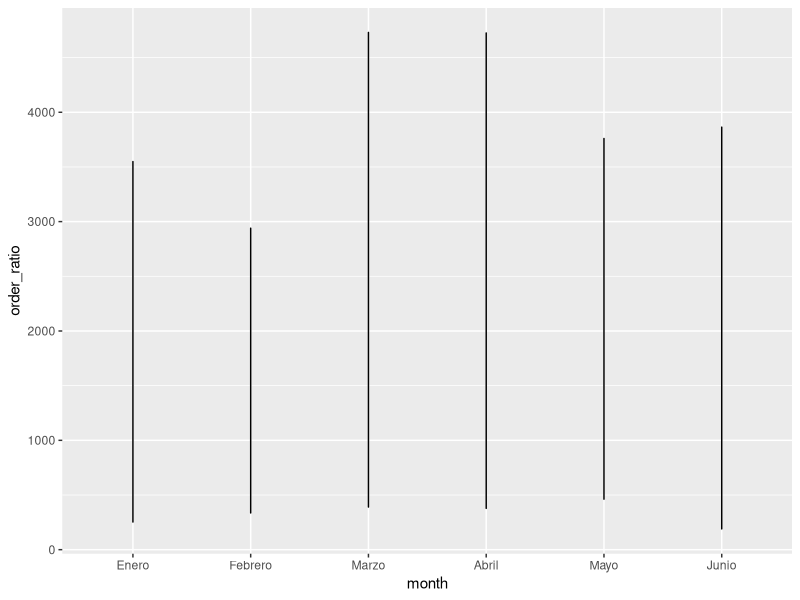
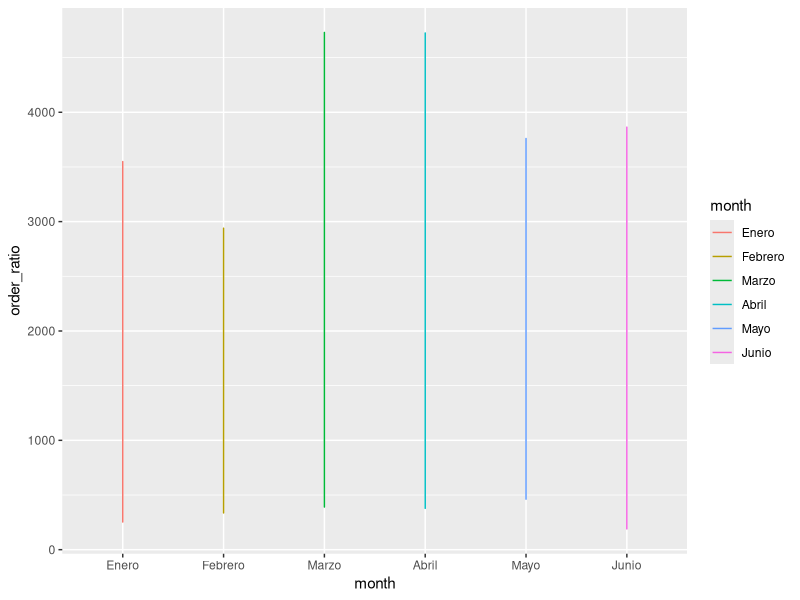

The R source for these figures, in order:
## ---- chunk 1
# 1.1
library(tidyverse)
library(dplyr)
library(ggplot2)

# 1.2
cities <- read_csv("./Dataset/cities.csv")
meal_types <- read_csv("./Dataset/meal_types.csv")
meals <- read_csv("./Dataset/meals.csv")
members <- read_csv("./Dataset/members.csv")
monthly_member_totals <- read_csv("./Dataset/monthly_member_totals.csv")
order_details <- read_csv("./Dataset/order_details.csv")
orders <- read_csv("./Dataset/orders.csv")
restaurant_types <- read_csv("./Dataset/restaurant_types.csv")
restaurants <- read_csv("./Dataset/restaurants.csv")
serve_types <- read_csv("./Dataset/serve_types.csv")

#1.3
print(cities)
print(meal_types)
print(meals)
print(members)
print(monthly_member_totals)
print(order_details)
print(orders)
print(restaurant_types)
print(restaurants)
print(serve_types)


## ---- chunk 2

# 1.4

head(cities)
str(cities)

head(meal_types)
str(meal_types)

head(meals)
str(meals)

head(members)
str(members)

head(monthly_member_totals)
str(monthly_member_totals)

head(order_details)
str(order_details)

head(orders)
str(orders)

head(restaurant_types)
str(restaurant_types)

head(restaurants)
str(restaurants)

head(serve_types)
str(serve_types)
## ---- chunk 3
# 2.1
members$sex <- factor(members$sex)
levels(members$sex) <- c("Femenino", "Masculino")
print(members)

# 2.2
meals$hot_cold <- factor(meals$hot_cold, levels = c("Cold", "Hot"), ordered = TRUE)
print(meals$hot_cold[1] < meals$hot_cold[2])

# 2.3
monthly_member_totals$sex <- factor(monthly_member_totals$sex)
levels(monthly_member_totals$sex) <- c("Femenino", "Masculino")

monthly_member_totals$month <- factor(monthly_member_totals$month)
levels(monthly_member_totals$month) <- c("Enero", "Febrero", "Marzo", "Abril", "Mayo", "Junio")

monthly_member_totals <- monthly_member_totals %>%
        mutate(order_ratio = order_count * meals_count)

# 2.4
print(monthly_member_totals)
## ---- chunk 4
library(ggplot2)

# 3.1
ggplot(monthly_member_totals, aes(x = month, y = order_ratio)) + geom_line()

# 3.2
ggplot(monthly_member_totals, aes(x = month, y = order_ratio, color = month)) + geom_line()
## ---- chunk 5
options(tibble.print_max = Inf, tibble.print_min = Inf)  # Muestra todas las filas
# 3.3 USar Cities, members, orders, restaurants

# 3.4
data_merge <- orders %>%
  inner_join(members, by = c("member_id" = "id")) %>%
  inner_join(cities, by = c("city_id" = "id")) %>%
  inner_join(restaurants, by = c("restaurant_id" = "id"), suffix = c("_MEMBER", "_RESTAURANT"))  %>%
  inner_join(cities, by = c("city_id_RESTAURANT" = "id"), suffix = c("_MEMBER", "_RESTAURANT"))

# 3.5 
select_data <- data_merge %>%
  select(
    first_name, surname, sex, email, city_MEMBER,
    date, hour, total_order, restaurant_name, city_RESTAURANT
 )

# 3.6
sorted_data <- select_data %>%
  arrange(total_order)
# 3.7
print(sorted_data) #write_csv(sorted_data, "datos_ordenados.csv")
## ---- chunk 6
# 3.9
meals_info <- meals %>%
        inner_join(serve_types, by = c("serve_type_id" = "id")) %>%
        inner_join(meal_types, by = c("meal_type_id" = "id")) %>%
        inner_join(restaurants, by = c("restaurant_id" = "id")) %>%
        inner_join(cities, by = c("city_id" = "id")) %>%
        inner_join(restaurant_types, by = c("restaurant_type_id" = "id"))

# 3.10
meals_info_selected <- meals_info %>%
        select(restaurant_name, city, restaurant_type, income_persentage, serve_type, meal_type, meal_name, price)

# 3.11
count_by_meal_type <- meals_info_selected %>%
        count(meal_type)

# 3.12
print(count_by_meal_type)
